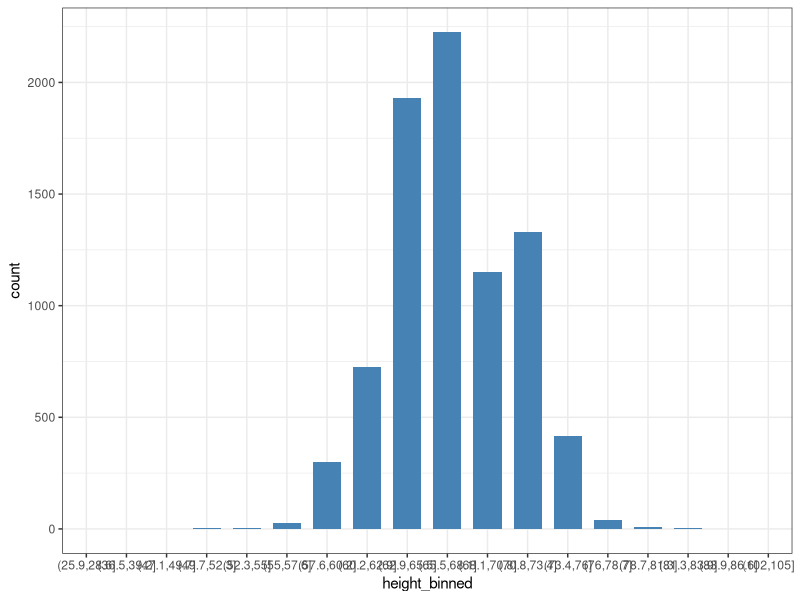
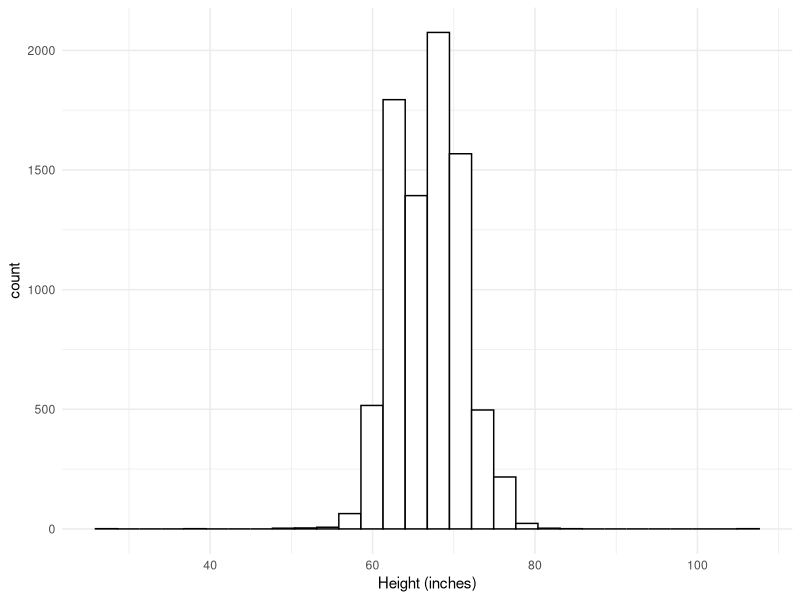
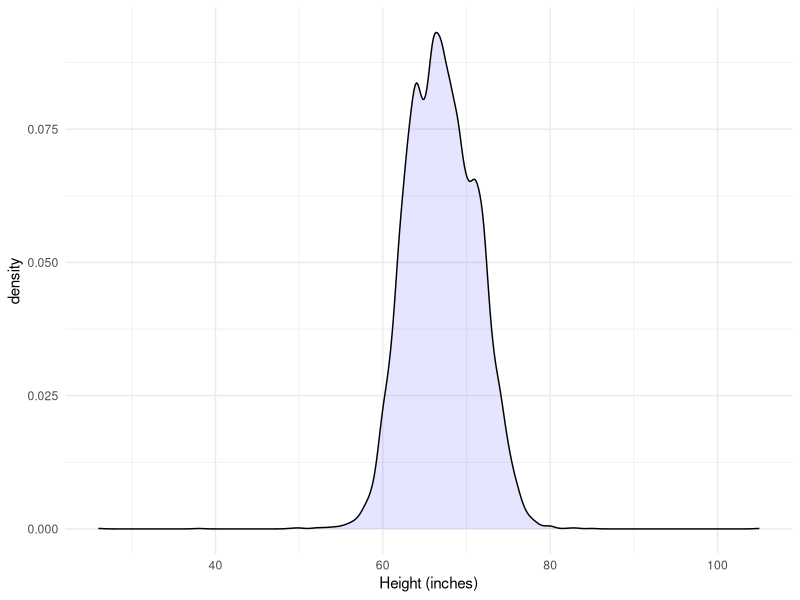
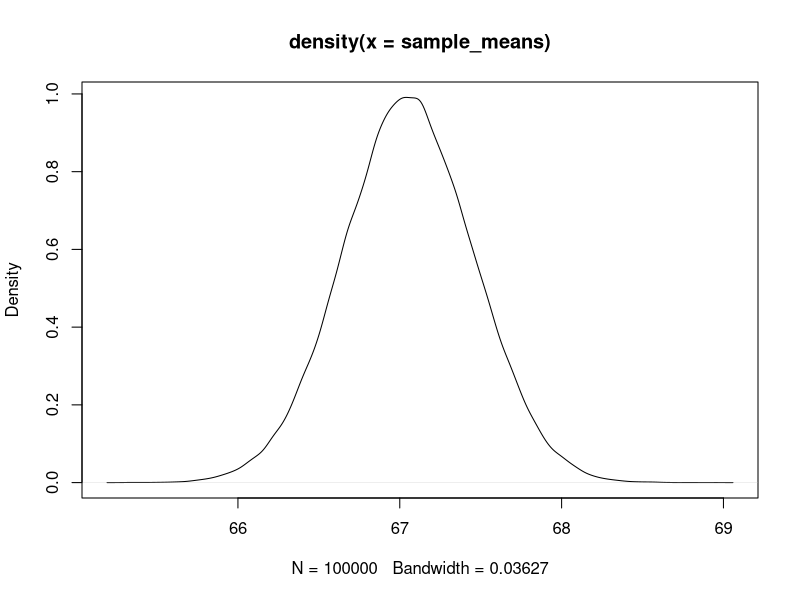
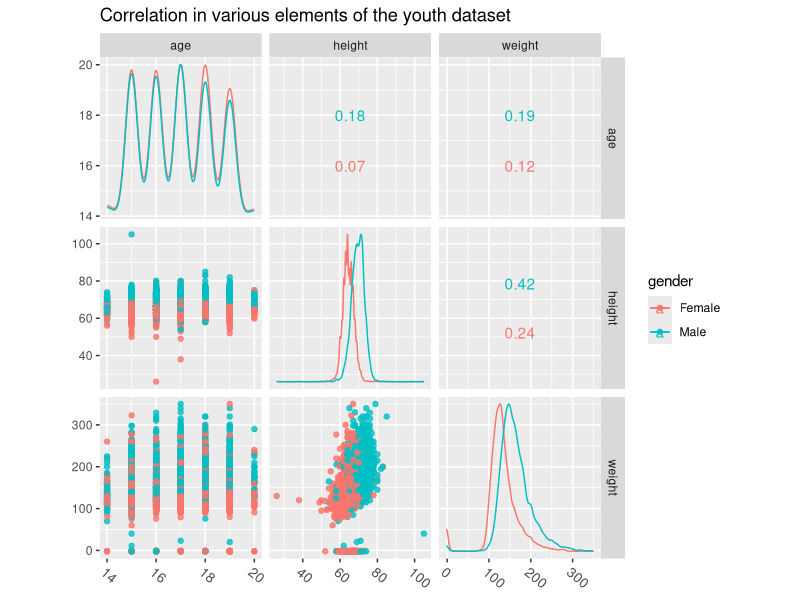

Source code (R) for these figures, in order:
library(dplyr)
library(purrr)
library(ggplot2)
library(tidyr)
library(tidyverse)


# read the dataset
youth = read_csv("youth.csv")

# lets see what it constains
glimpse(youth)

# another view
View(youth)

# lets bin the data and plot a bar chart
# this is a dscrete version of the distribution
summary(youth$`Height (inches)`)
NUM_BINS <- 30

youth$height_binned <- cut(youth$`Height (inches)`, breaks = NUM_BINS)
View(youth)

youth %>%
  ggplot(aes(x = height_binned))+
  geom_bar(stat="count", width=0.7, fill="steelblue")+
  theme_bw()

# plot a histogram of the height field
youth %>%
  ggplot(aes(x=`Height (inches)`)) +
  geom_histogram(aes(fill=I("white"), col=I("black"))) +
  theme_minimal()

# now a density plot
# this is a continous version of the distribution
youth %>%
  ggplot(aes(`Height (inches)`)) +
  geom_density(alpha = 0.1, fill = I("blue")) +
  theme_minimal()

height <- youth$`Height (inches)`
count <- length(height)

population_mean <- mean(height)
# 67.05399
N <- 100000
sample_means <- unlist(map(1:N, function(x)   mean(height[sample(count, 100)]) ))
mean(sample_means)
plot(density(sample_means))


# create a glm model
df = youth %>%
  rename(gender = Gender, age=Age, height=`Height (inches)`, weight=`Weight (lbs)`) %>%
  select(gender, age, height, weight)
View(df)

library(GGally)
ggscatmat(df, columns = 2:4, color="gender", alpha=0.8) +
  ggtitle("Correlation in various elements of the youth dataset") + 
  theme(axis.text.x = element_text(angle=-40, vjust=1, hjust=0, size=10))


library(glmnet)
fit <- glm(as.factor(gender) ~ age+height+weight, data = df, family=binomial())
fit
summary(fit) # display results
confint(fit) # 95% CI for the coefficients

probs <- predict(fit, type="response") # predicted values
gender_predicted <- ifelse(probs > 0.5, "Male", "Female")
accuracy = mean(gender_predicted == df$gender)
accuracy
table(gender_predicted, df$gender)

table(df$gender)/count
